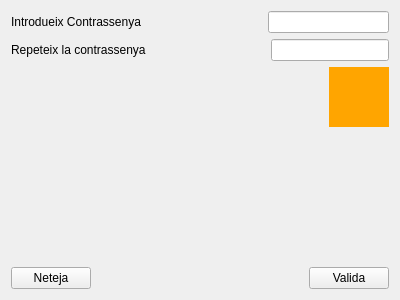
<?xml version="1.0" encoding="UTF-8"?>
<ui version="4.0">
 <class>MyForm</class>
 <widget class="QWidget" name="MyForm">
  <property name="geometry">
   <rect>
    <x>0</x>
    <y>0</y>
    <width>400</width>
    <height>300</height>
   </rect>
  </property>
  <property name="windowTitle">
   <string>Contrassenya</string>
  </property>
  <layout class="QGridLayout" name="gridLayout">
   <item row="0" column="0">
    <layout class="QHBoxLayout" name="horizontalLayout">
     <item>
      <widget class="QLabel" name="label">
       <property name="text">
        <string>Introdueix Contrassenya</string>
       </property>
      </widget>
     </item>
     <item>
      <spacer name="horizontalSpacer_4">
       <property name="orientation">
        <enum>Qt::Horizontal</enum>
       </property>
       <property name="sizeHint" stdset="0">
        <size>
         <width>40</width>
         <height>20</height>
        </size>
       </property>
      </spacer>
     </item>
     <item>
      <widget class="QLineEdit" name="lineEdit"/>
     </item>
    </layout>
   </item>
   <item row="1" column="0">
    <layout class="QHBoxLayout" name="horizontalLayout_2">
     <item>
      <widget class="QLabel" name="label_2">
       <property name="text">
        <string>Repeteix la contrassenya</string>
       </property>
      </widget>
     </item>
     <item>
      <spacer name="horizontalSpacer_3">
       <property name="orientation">
        <enum>Qt::Horizontal</enum>
       </property>
       <property name="sizeHint" stdset="0">
        <size>
         <width>40</width>
         <height>20</height>
        </size>
       </property>
      </spacer>
     </item>
     <item>
      <widget class="QLineEdit" name="lineEdit_2"/>
     </item>
    </layout>
   </item>
   <item row="2" column="0">
    <layout class="QHBoxLayout" name="horizontalLayout_3">
     <item>
      <widget class="QLabel" name="label_4">
       <property name="text">
        <string/>
       </property>
      </widget>
     </item>
     <item>
      <spacer name="horizontalSpacer_2">
       <property name="orientation">
        <enum>Qt::Horizontal</enum>
       </property>
       <property name="sizeHint" stdset="0">
        <size>
         <width>40</width>
         <height>20</height>
        </size>
       </property>
      </spacer>
     </item>
     <item>
      <widget class="MyLabel" name="label_3">
       <property name="minimumSize">
        <size>
         <width>60</width>
         <height>60</height>
        </size>
       </property>
       <property name="styleSheet">
        <string notr="true">background:orange</string>
       </property>
       <property name="text">
        <string/>
       </property>
      </widget>
     </item>
    </layout>
   </item>
   <item row="3" column="0">
    <layout class="QVBoxLayout" name="verticalLayout">
     <item>
      <spacer name="verticalSpacer">
       <property name="orientation">
        <enum>Qt::Vertical</enum>
       </property>
       <property name="sizeHint" stdset="0">
        <size>
         <width>20</width>
         <height>40</height>
        </size>
       </property>
      </spacer>
     </item>
     <item>
      <layout class="QHBoxLayout" name="horizontalLayout_4">
       <item>
        <widget class="QPushButton" name="pushButton">
         <property name="text">
          <string>Neteja</string>
         </property>
        </widget>
       </item>
       <item>
        <spacer name="horizontalSpacer">
         <property name="orientation">
          <enum>Qt::Horizontal</enum>
         </property>
         <property name="sizeHint" stdset="0">
          <size>
           <width>40</width>
           <height>20</height>
          </size>
         </property>
        </spacer>
       </item>
       <item>
        <widget class="QPushButton" name="pushButton_2">
         <property name="text">
          <string>Valida</string>
         </property>
        </widget>
       </item>
      </layout>
     </item>
    </layout>
   </item>
  </layout>
 </widget>
 <customwidgets>
  <customwidget>
   <class>MyLabel</class>
   <extends>QLabel</extends>
   <header>MyLabel.h</header>
   <slots>
    <signal>setEstado(QString)</signal>
    <slot>passwordIntrodueix(QString)</slot>
    <slot>passwordRepeteix(QString)</slot>
    <slot>activaTexto()</slot>
   </slots>
  </customwidget>
 </customwidgets>
 <resources/>
 <connections>
  <connection>
   <sender>lineEdit</sender>
   <signal>textChanged(QString)</signal>
   <receiver>label_3</receiver>
   <slot>passwordIntrodueix(QString)</slot>
   <hints>
    <hint type="sourcelabel">
     <x>349</x>
     <y>21</y>
    </hint>
    <hint type="destinationlabel">
     <x>379</x>
     <y>105</y>
    </hint>
   </hints>
  </connection>
  <connection>
   <sender>lineEdit_2</sender>
   <signal>textChanged(QString)</signal>
   <receiver>label_3</receiver>
   <slot>passwordRepeteix(QString)</slot>
   <hints>
    <hint type="sourcelabel">
     <x>344</x>
     <y>67</y>
    </hint>
    <hint type="destinationlabel">
     <x>347</x>
     <y>106</y>
    </hint>
   </hints>
  </connection>
  <connection>
   <sender>pushButton</sender>
   <signal>clicked()</signal>
   <receiver>lineEdit_2</receiver>
   <slot>clear()</slot>
   <hints>
    <hint type="sourcelabel">
     <x>60</x>
     <y>280</y>
    </hint>
    <hint type="destinationlabel">
     <x>273</x>
     <y>58</y>
    </hint>
   </hints>
  </connection>
  <connection>
   <sender>pushButton</sender>
   <signal>clicked()</signal>
   <receiver>lineEdit</receiver>
   <slot>clear()</slot>
   <hints>
    <hint type="sourcelabel">
     <x>27</x>
     <y>273</y>
    </hint>
    <hint type="destinationlabel">
     <x>267</x>
     <y>16</y>
    </hint>
   </hints>
  </connection>
  <connection>
   <sender>pushButton_2</sender>
   <signal>clicked()</signal>
   <receiver>label_4</receiver>
   <slot>show()</slot>
   <hints>
    <hint type="sourcelabel">
     <x>337</x>
     <y>276</y>
    </hint>
    <hint type="destinationlabel">
     <x>6</x>
     <y>118</y>
    </hint>
   </hints>
  </connection>
  <connection>
   <sender>pushButton</sender>
   <signal>clicked()</signal>
   <receiver>label_4</receiver>
   <slot>hide()</slot>
   <hints>
    <hint type="sourcelabel">
     <x>79</x>
     <y>266</y>
    </hint>
    <hint type="destinationlabel">
     <x>6</x>
     <y>138</y>
    </hint>
   </hints>
  </connection>
  <connection>
   <sender>label_3</sender>
   <signal>setEstado(QString)</signal>
   <receiver>label_4</receiver>
   <slot>setText(QString)</slot>
   <hints>
    <hint type="sourcelabel">
     <x>334</x>
     <y>105</y>
    </hint>
    <hint type="destinationlabel">
     <x>6</x>
     <y>92</y>
    </hint>
   </hints>
  </connection>
  <connection>
   <sender>pushButton_2</sender>
   <signal>clicked()</signal>
   <receiver>label_3</receiver>
   <slot>activaTexto()</slot>
   <hints>
    <hint type="sourcelabel">
     <x>317</x>
     <y>274</y>
    </hint>
    <hint type="destinationlabel">
     <x>338</x>
     <y>137</y>
    </hint>
   </hints>
  </connection>
 </connections>
</ui>
